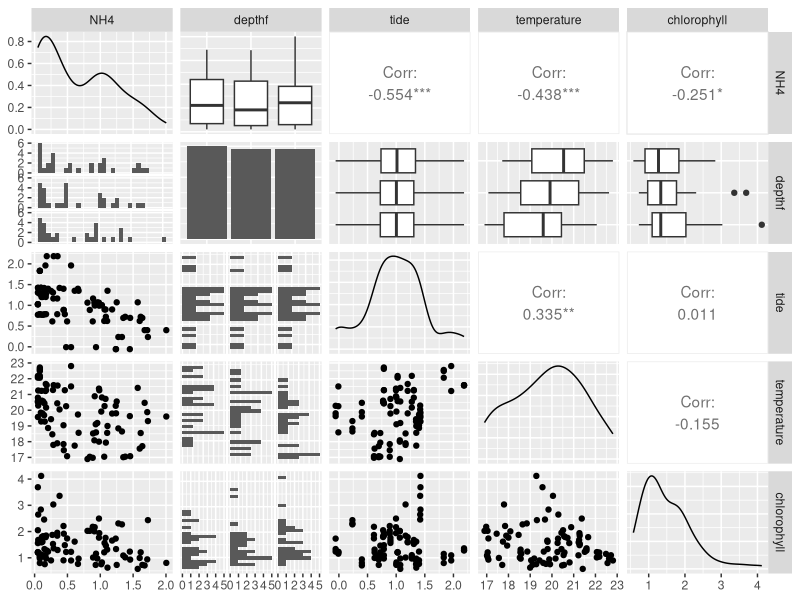
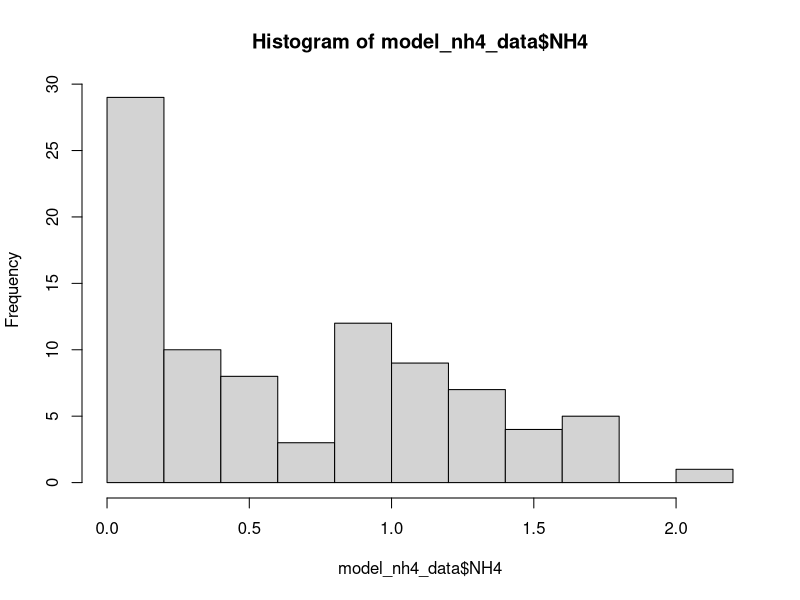
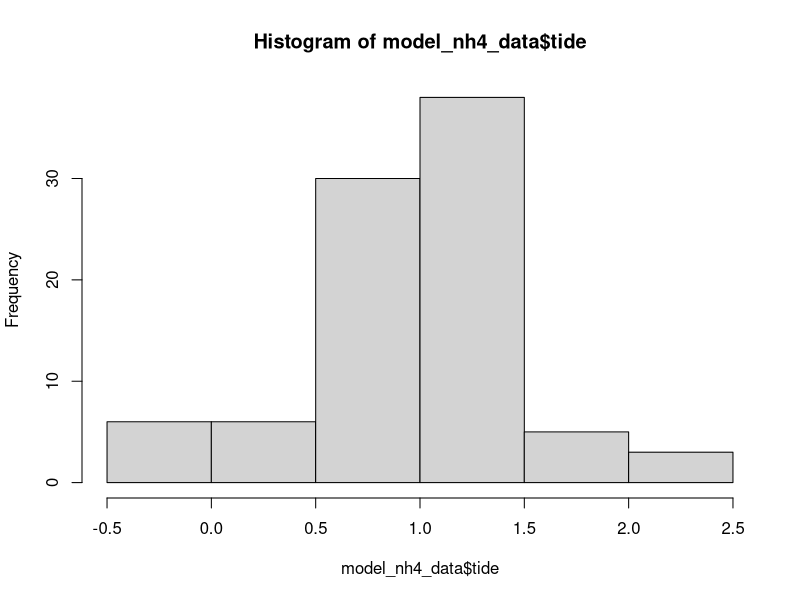
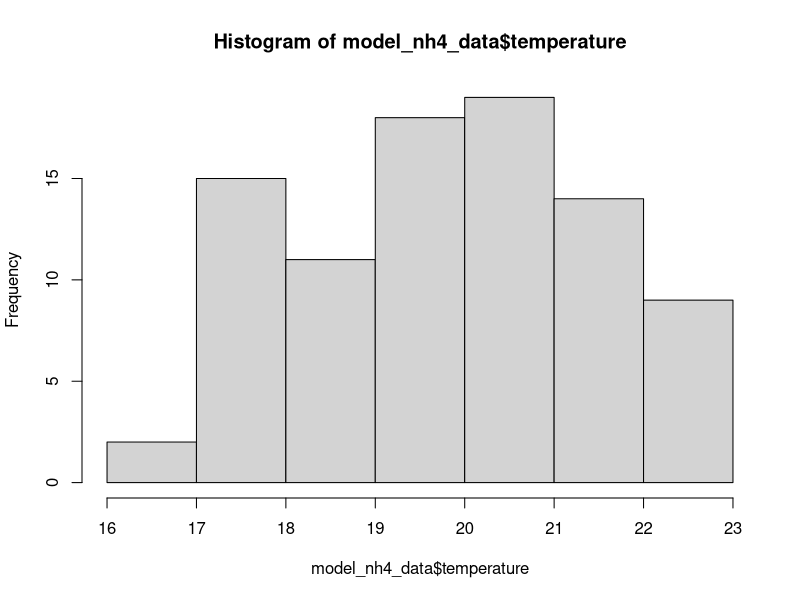
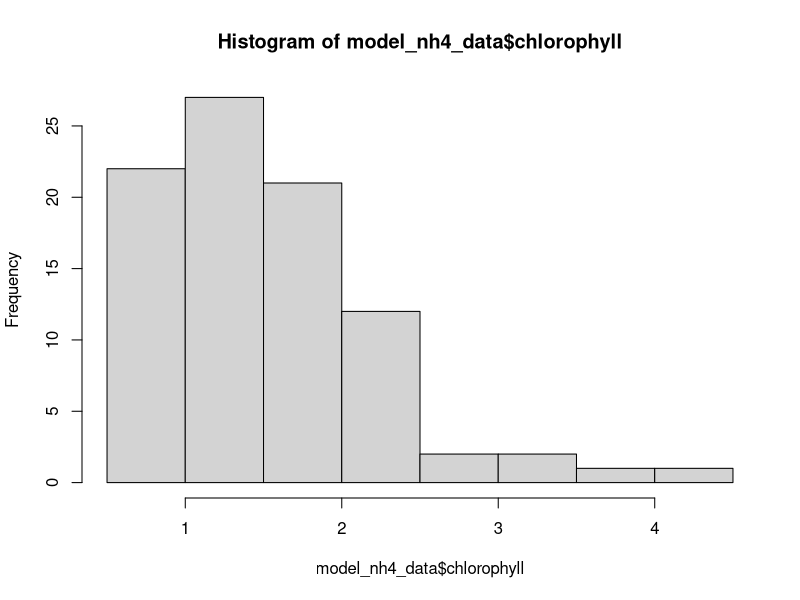
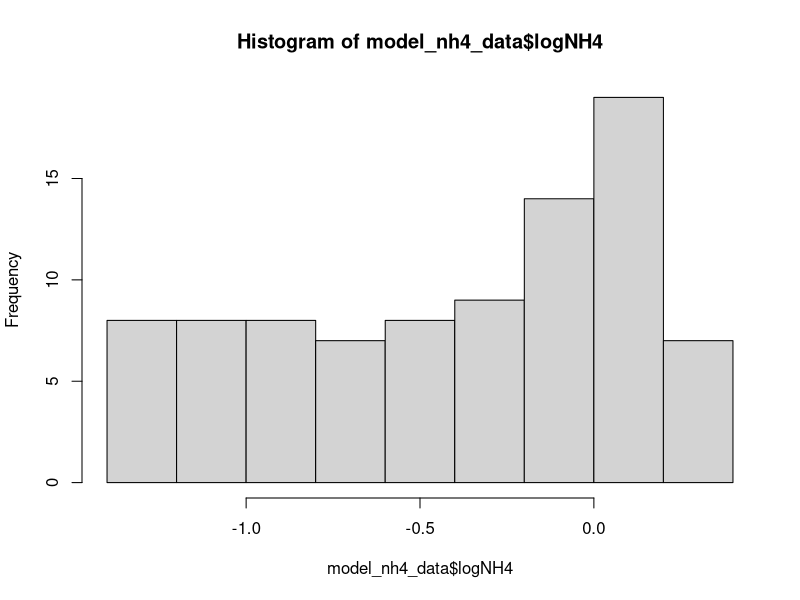
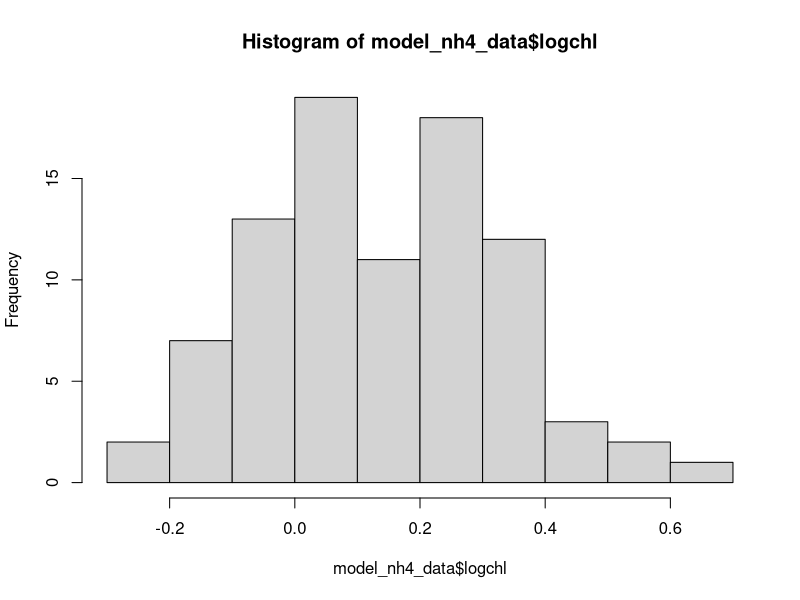
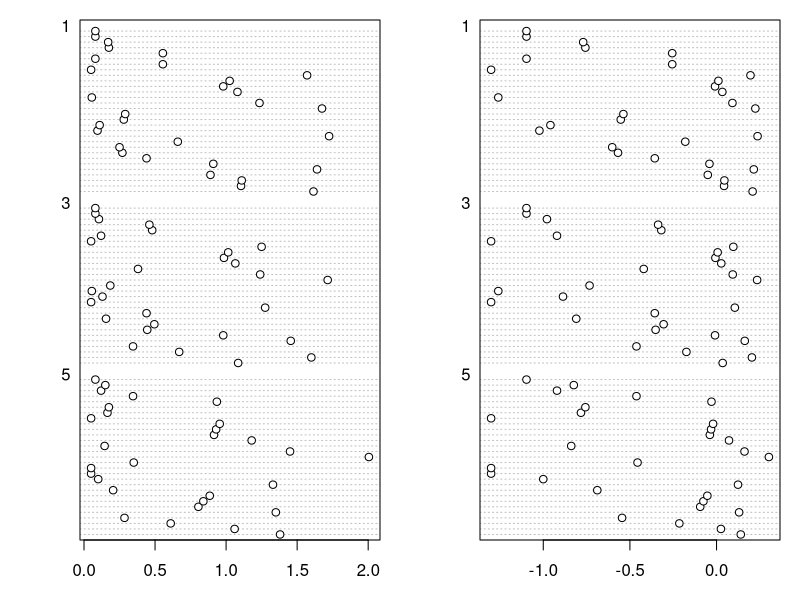

Generate these figures, in order, with R:
# Diel Data Analysis, Pt. II
# Heili Lowman
# 6/29/21

# The following script will analyze diel sampling data collected
# in 2018 for the sediment nutrient recycling manuscript using a
# linear mixed effects model.

# I am created a linear mixed effects model (to predict ammonium concentrations) since repeated sampling took place. Model creation begins with fixed effects and random effects using a random intercept structure. Then, model selection follows the protocol outlined by Zuur et al. (2009, Chapter 5), beginning with a linear model, accounting for variance structure, optimizing the fixed structure, and validating best model fit using distribution of residuals and AIC values.

# Based on past analyses, this is the model structure I will investigate:
# NH4 ~ tide*temp + chl a + 1|depth

# Setup -------------------------------------------------------------------

# Load packages
library(tidyverse) 
library(lubridate)
library(here)
library(nlme)
library(multcomp)
library(GGally)

# Load data
nh4_v_lmem <- read_csv("data_raw/Diel_NH4_v_Temp_and_chla.csv") 

# Tidy/rename data
model_nh4_data <- nh4_v_lmem %>%
  rename(NH4 = meanNH4,
         tide = tide_pub,
         temperature = Temp,
         chlorophyll = chl_a) %>%
  mutate(depthf = factor(Depth, levels = c(1, 3, 5))) %>%
  dplyr::select(NH4, depthf, tide, temperature, chlorophyll) %>%
  na.omit() # Removes NAs which cannot be processed by models below.

# Verify structure of data - all numerical except depth
str(model_nh4_data)

# I am not removing any outliers of the dataset.

# Data Exploration --------------------------------------------------------

# Creating boxplots and pairs plots for basic data exploration.
ggpairs(model_nh4_data)

# Trying to determine whether or not the tide and temperature predictors should be combined due to collinearity. Given the regional literature, and my initially proposed structure above, I am going to include tide*temperature as a fixed effect to account for this collinearity. Chlorophyll will remain on its own as a fixed effect.

# Creating histograms for additional data exploration.
hist(model_nh4_data$NH4) # looks skewed left (towards zero)
hist(model_nh4_data$tide) # looks evenly distributed about ~1
hist(model_nh4_data$temperature) # looks evenly distributed about ~20
hist(model_nh4_data$chlorophyll) # looks skewed left (towards zero)

# Transforming NH4 and chl a since they appear less than normally distributed.
model_nh4_data <- model_nh4_data %>%
  mutate(logNH4 = log10(NH4)) %>%
  mutate(logchl = log10(chlorophyll))

hist(model_nh4_data$logNH4) # better-ish
hist(model_nh4_data$logchl) # better

# Per Chapter 19 of Zuur et al. 2009, I'm going to log-transform because otherwise (using different variance structures) you are giving up lots of degrees of freedom and make GLS estimation unstable.

op<- par(mfrow = c(1, 2), mar = c(3, 4, 1, 1))
dotchart(model_nh4_data$NH4, groups = model_nh4_data$depthf) # untransformed on left
dotchart(model_nh4_data$logNH4, groups = model_nh4_data$depthf) # transformed on right
par(op) # looking better!!

# Going into the model workflow, I am using the following structure to start:
# log(NH4) ~ tide*temp + log(chla) + 1|depth

# LME Model Workflow ------------------------------------------------------

# Step 1: Create a linear regression and check residuals.

m1 <- lm(logNH4 ~ tide*temperature + logchl , data = model_nh4_data) # linear model
rm1 <- rstandard(m1) # Assigns standardized residuals to rm1.

m1_data <- model_nh4_data %>%
  mutate(residuals = rm1) # Adds to original dataset.

# Plotting to be sure residuals are evenly distributed about zero.
ggplot(m1_data, aes(x = tide, y = residuals)) +
  geom_point()
ggplot(m1_data, aes(x = temperature, y = residuals)) +
  geom_point()
ggplot(m1_data, aes(x = logchl, y = residuals)) +
  geom_point()
# no patterns emerge

# Step 2: Fit the lm() with GLS and compare to lme().

m2 <- gls(logNH4 ~ tide*temperature + logchl, data = model_nh4_data) # This is effectively a linear regression since it has no additional calls.
m3 <- lme(logNH4 ~ tide*temperature + logchl,
          random = ~1 | depthf,
          data = model_nh4_data) # Creates first LMEM with random effect term.
anova(m2, m3) # Compares the two models. m2 preferred with AIC value of 98.78326, but I choose to proceed with m3 knowing there needs to be random term to account for repeated sampling.

# Step 3: Decide on a variance structure.

plot(m3, col=1) # Plots the residuals of the first lme model. Faint slimming pattern?
qqnorm(m3) # This looks good.

# Based on scatterplots above, let's see what a variance term by temperature does.
m4 <- lme(logNH4 ~ tide*temperature + logchl, 
          random = ~1 | depthf, 
          data = model_nh4_data,
          weights = varIdent(form = ~1 | temperature))

anova(m3, m4) # Compares the two models. m3 still preferred with AIC value of 100.6514. So, removing the variance term.

# Step 4: Fit the lme().

# m3 <- lme(logNH4 ~ tide*temperature + chlorophyll,
#          random = ~1 | depthf,
#          data = model_nh4_data)

# Step 5: Compare the lm() and lme().

# See Step 2.

# Step 6: Check residuals.

# See Step 3.

# Step 7/8: Step-wise Optimal Fixed Structure.

m5_ml <- lme(logNH4 ~ tide*temperature + logchl,
             random = ~1 | depthf,
             method = "ML", 
             data = model_nh4_data) # Full model structure
m5_sub1 <- lme(logNH4 ~ tide*temperature,
               random = ~1 | depthf,
               method = "ML", 
               data = model_nh4_data) # Removes chlorophyll
m5_sub2 <- lme(logNH4 ~ temperature + logchl,
               random = ~1 | depthf,
               method = "ML", 
               data = model_nh4_data) # Removes tide
m5_sub3 <- lme(logNH4 ~ tide + logchl,
               random = ~1 | depthf,
               method = "ML", 
               data = model_nh4_data) # Removes temperature
anova(m5_ml, m5_sub1, m5_sub2, m5_sub3) # Compares all models. m5_ml preferred with AIC value of 82.19151, so keep remaining terms.

# Step 9: Refit with REML

mfinal <- lme(logNH4 ~ tide*temperature + logchl,
              random = ~1 | depthf,
              method = "REML", 
              data = model_nh4_data)

mfinal # Coefficients.
summary(mfinal) # Output of the full model.
plot(mfinal, col=1) # Checking residuals.
qqnorm(mfinal) # Quantile-quantile plot.
anova(mfinal) # Output for manuscript.

# Step 10: What this means in words.

# I applied a linear mixed effects modeling approach because of the repeated sampling (and lack of independence between samples). My model suggests there is a significant effect of tide, temperature, and chlorophyll on summer NH4 concentrations in Goleta Bay. A random intercept by depth was included.

# The final model took the form: log(NH4) ~ tide * temperature + chlorophyll + 1|depth
# This translated to a formula of logNH4 = 0.10[tide*temperature] - 2.43[tide] - 0.24[temperature] - 0.79[chlorophyll] + random

# End of script.
